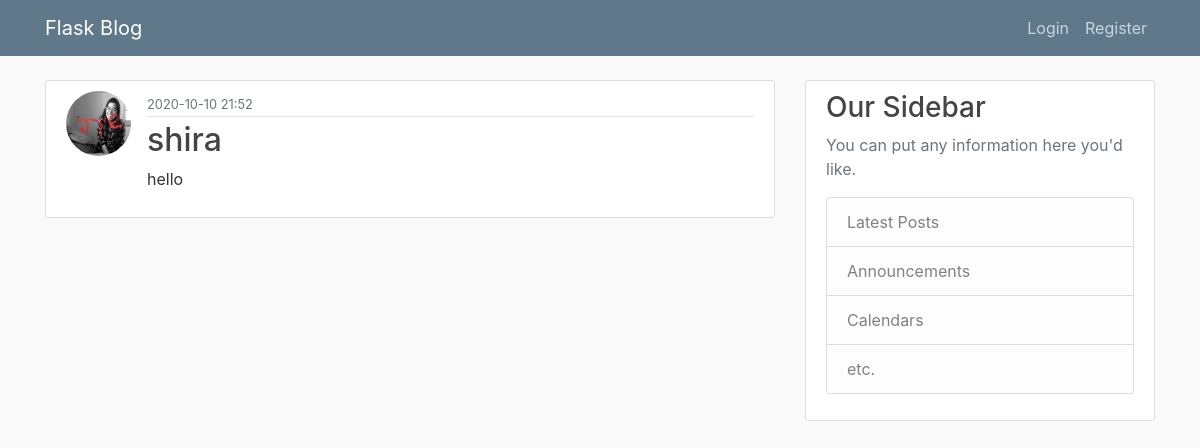
Screenshot of /post/3 with the database file from the repository.
### flaskblog/models.py (models this page shows, shortened)
class User(db.Model, UserMixin):
    id = db.Column(db.Integer, primary_key=True)
    username = db.Column(db.String(20), unique=True, nullable=False)
    email = db.Column(db.String(120), unique=True, nullable=False)
    image_file = db.Column(db.String(20), nullable=False,
                           default='default.jpg')
    password = db.Column(db.String(60), nullable=False)
    posts = db.relationship('Post', backref='author', lazy=True)

class Post(db.Model):
    id = db.Column(db.Integer, primary_key=True)
    title = db.Column(db.String(100), nullable=False)
    date_posted = db.Column(db.DateTime, nullable=False,
                            default=datetime.utcnow)
    content = db.Column(db.Text, nullable=False)
    user_id = db.Column(db.Integer, db.ForeignKey('user.id'), nullable=False)

### flaskblog/routes.py (the view)
@app.route("/post/<int:post_id>")
def showPost(post_id):
    post = models.Post.query.get_or_404(post_id)
    return flask.render_template('post.html', title=post.title, post=post)

### flaskblog/templates/post.html
{% extends "layout.html" %}
{% block content %}
<article class="media content-section">
    <img class="rounded-circle article-img" src="{{ url_for('static', filename='pics/'+post.author.image_file) }}" />
    <div class="media-body">
        <div class="article-metadata">
            <small class="text-muted">{{ post.date_posted.strftime('%Y-%m-%d %H:%M') }}</small>
        </div>
        <h2 class="article-title"> {{ post.title }}</h2>
        <p class="article-content">{{ post.content }}</p>
    </div>
</article>
{% endblock content %}

### flaskblog/static/main.css (style rules this page uses)
body { background: #fafafa; color: #333333; margin-top: 5rem; }
h1, h2, h3, h4, h5, h6 { color: #444444; }
.content-section { background: #ffffff; padding: 10px 20px; border: 1px solid #dddddd; border-radius: 3px; margin-bottom: 20px; }
.article-title { color: #444444; }
.article-content { white-space: pre-line; }
.article-img { height: 65px; width: 65px; margin-right: 16px; }
.article-metadata { padding-bottom: 1px; margin-bottom: 4px; border-bottom: 1px solid #e3e3e3 }

### rows the page displays
User: image_file (picture)
Post: date_posted "2020-10-10 21:52", title "shira", content "hello"
